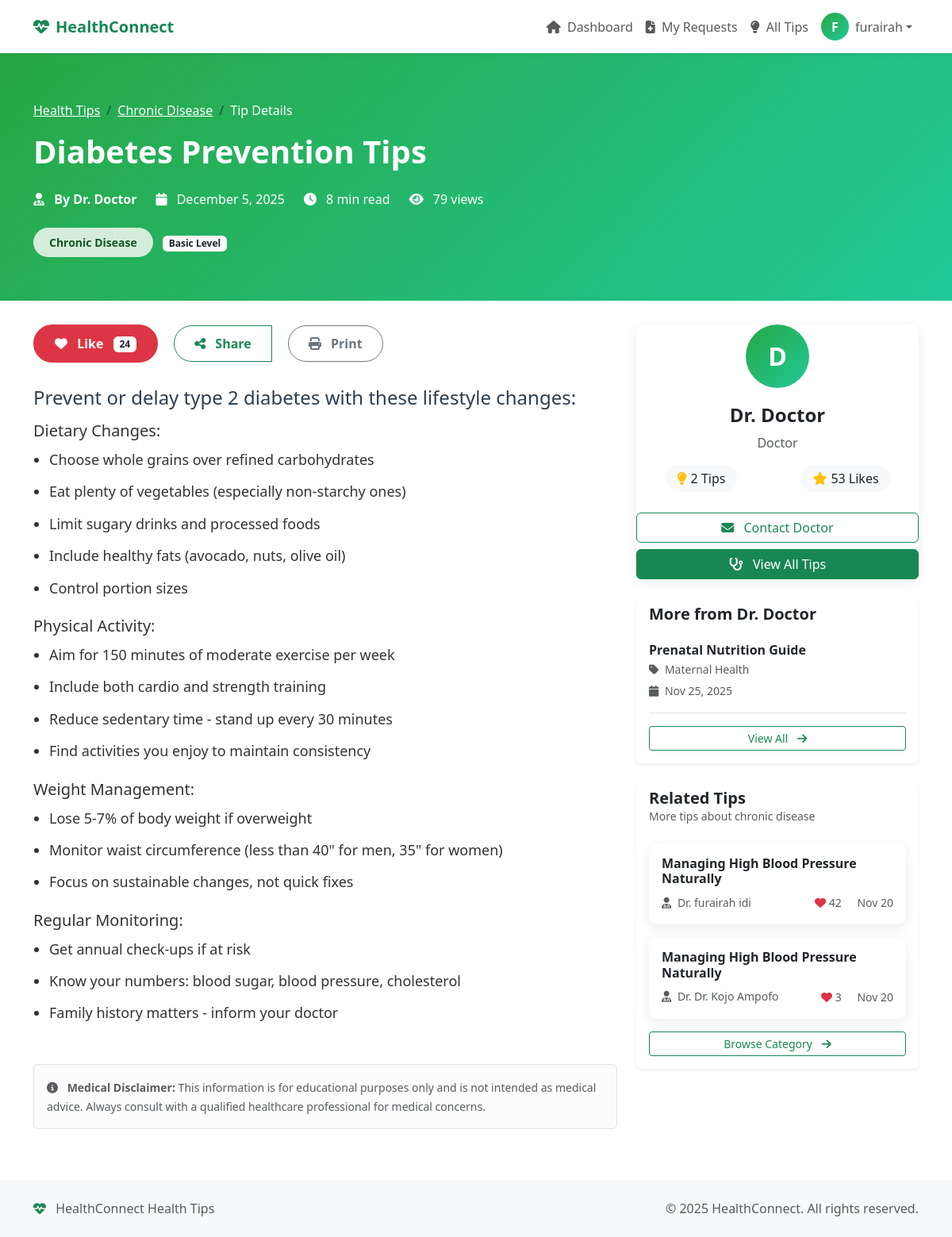
The page /views/auth/view-tip.php?id=10 (signed in) on the database its author committed.
### tables this page shows
CREATE TABLE `hc_health_tips` (
  `tip_id` int(11) NOT NULL,
  `doctor_user_id` int(11) NOT NULL,
  `tip_title` varchar(200) NOT NULL,
  `tip_content` text NOT NULL,
  `total_likes` int(11) DEFAULT 0,
  `tip_date` timestamp NOT NULL DEFAULT current_timestamp(),
  `created_at` timestamp NOT NULL DEFAULT current_timestamp(),
  `last_modified` timestamp NOT NULL DEFAULT current_timestamp() ON UPDATE current_timestamp(),
  `is_published` tinyint(1) DEFAULT 1,
  `category` varchar(50) DEFAULT 'general',
  `is_featured` tinyint(1) DEFAULT 0,
  `created_by_admin_id` int(11) DEFAULT NULL,
  `is_active` tinyint(1) DEFAULT 1,
  `total_views` int(11) DEFAULT 0,
  `difficulty_level` enum('basic','intermediate','advanced') DEFAULT 'basic',
  `reading_time_minutes` int(11) DEFAULT 5
);

CREATE TABLE `hc_users` (
  `user_id` int(11) NOT NULL,
  `full_name` varchar(100) NOT NULL,
  `profession` varchar(100) DEFAULT NULL,
  `email_address` varchar(100) NOT NULL,
  `location` varchar(100) DEFAULT NULL,
  `password_hash` varchar(255) NOT NULL,
  `user_role` enum('patient','volunteer','doctor','admin') NOT NULL,
  `is_approved` tinyint(1) DEFAULT 0,
  `certificate_filename` varchar(255) DEFAULT NULL,
  `date_created` timestamp NOT NULL DEFAULT current_timestamp(),
  `created_at` timestamp NOT NULL DEFAULT current_timestamp(),
  `last_updated` timestamp NOT NULL DEFAULT current_timestamp() ON UPDATE current_timestamp(),
  `is_active` tinyint(1) DEFAULT 1
);

### views/auth/view-tip.php (the view, shortened to what the rows shown need)
<?php
require_once '../../app/config/database.php';
$tip_id = $_GET['id'] ?? 0;
$sql = "SELECT t.*,
               u.full_name as doctor_name,
               u.profession as doctor_profession,
               u.email_address as doctor_email
        FROM hc_health_tips t
        JOIN hc_users u ON t.doctor_user_id = u.user_id
        WHERE t.tip_id = :tip_id AND t.is_published = 1";
$stmt = $pdo->prepare($sql);
$stmt->execute([':tip_id' => $tip_id]);
$tip = $stmt->fetch();
$related_sql = "SELECT t.tip_id, t.tip_title, t.total_likes, t.tip_date,
                       u.full_name as doctor_name
                FROM hc_health_tips t
                JOIN hc_users u ON t.doctor_user_id = u.user_id
                WHERE t.category = :category
                AND t.tip_id != :tip_id
                AND t.is_published = 1
                ORDER BY t.tip_date DESC
                LIMIT 3";
$related_stmt = $pdo->prepare($related_sql);
$related_stmt->execute([
    ':category' => $tip['category'],
    ':tip_id' => $tip_id
]);
$related_tips = $related_stmt->fetchAll();
$doctor_tips_sql = "SELECT t.tip_id, t.tip_title, t.category, t.tip_date
                    FROM hc_health_tips t
                    WHERE t.doctor_user_id = :doctor_id
                    AND t.tip_id != :tip_id
                    AND t.is_published = 1
                    ORDER BY t.tip_date DESC
                    LIMIT 3";
$doctor_tips_stmt = $pdo->prepare($doctor_tips_sql);
$doctor_tips_stmt->execute([
    ':doctor_id' => $tip['doctor_user_id'],
    ':tip_id' => $tip_id
]);
$doctor_other_tips = $doctor_tips_stmt->fetchAll();
?>
<!DOCTYPE html>
<html lang="en">
<head>
    <link href="https://cdn.jsdelivr.net/npm/bootstrap@5.3.2/dist/css/bootstrap.min.css" rel="stylesheet">
    <link rel="stylesheet" href="https://cdnjs.cloudflare.com/ajax/libs/font-awesome/6.4.0/css/all.min.css">
</head>
<body>
    <div class="tip-header">
        <div class="container">
            <div class="row">
                <div class="col-lg-8">
                    <nav aria-label="breadcrumb">
                        <ol class="breadcrumb bg-transparent p-0">
                            <li class="breadcrumb-item"><a href="health-tips.php?category=<?php echo urlencode($tip['category']); ?>" class="text-white"><?php echo ucwords(str_replace('_', ' ', $tip['category'])); ?></a></li>
                        </ol>
                    </nav>
                    <h1 class="fw-bold mb-4"><?php echo htmlspecialchars($tip['tip_title']); ?></h1>
                    <div class="d-flex flex-wrap align-items-center mb-3">
                        <div class="me-4 mb-2">
                            <i class="fas fa-user-md me-2"></i>
                            <strong>By Dr. <?php echo htmlspecialchars($tip['doctor_name']); ?></strong>
                        </div>
                        <div class="me-4 mb-2">
                            <i class="fas fa-calendar me-2"></i>
                            <?php echo date('F j, Y', strtotime($tip['tip_date'])); ?>
                        </div>
                        <?php if ($tip['reading_time_minutes']): ?>
                            <div class="me-4 mb-2">
                                <i class="fas fa-clock me-2"></i>
                                <?php echo $tip['reading_time_minutes']; ?> min read
                            </div>
                        <?php endif; ?>
                        <div class="mb-2">
                            <i class="fas fa-eye me-2"></i>
                            <?php echo $tip['total_views'] + 1; ?> views
                        </div>
                    </div>
                    <?php if ($tip['category']): ?>
                        <span class="category-badge category-<?php echo $tip['category']; ?>">
                            <?php echo ucwords(str_replace('_', ' ', $tip['category'])); ?>
                        </span>
                    <?php endif; ?>
                    <?php if ($tip['difficulty_level']): ?>
                        <span class="badge bg-light text-dark ms-2">
                            <?php echo ucfirst($tip['difficulty_level']); ?> Level
                        </span>
                    <?php endif; ?>
                </div>
            </div>
        </div>
    </div>
    <div class="container">
        <div class="row">
            <div class="col-lg-8">
                <div class="d-flex justify-content-between align-items-center mb-4">
                    <div>
                        <form method="POST" class="d-inline">
                            <button type="submit" class="btn like-btn action-btn <?php echo $tip['total_likes'] > 0 ? 'liked' : ''; ?>">
                                <i class="fas fa-heart me-2"></i>
                                Like <span class="badge bg-white text-dark ms-2"><?php echo $tip['total_likes']; ?></span>
                            </button>
                        </form>
                    </div>
                </div>
                <article class="tip-content mb-5">
                    <?php echo $tip['tip_content']; ?>
                </article>
            </div>
            <div class="col-lg-4">
                <div class="doctor-card mb-4">
                    <div class="card-body text-center">
                        <div class="doctor-avatar">
                            <?php echo strtoupper(substr($tip['doctor_name'], 0, 1)); ?>
                        </div>
                        <h4 class="fw-bold mb-2">Dr. <?php echo htmlspecialchars($tip['doctor_name']); ?></h4>
                        <p class="text-muted mb-3"><?php echo htmlspecialchars($tip['doctor_profession']); ?></p>
                        <div class="row g-2 mb-3">
                            <div class="col-6">
                            </div>
                            <div class="col-6">
                            </div>
                        </div>
                        <?php if (!empty($tip['doctor_email'])): ?>
                            <a href="mailto:<?php echo htmlspecialchars($tip['doctor_email']); ?>" class="btn btn-outline-success w-100 mb-2">
                                <i class="fas fa-envelope me-2"></i> Contact Doctor
                            </a>
                        <?php endif; ?>
                        <a href="health-tips.php?search=<?php echo urlencode($tip['doctor_name']); ?>" class="btn btn-success w-100">
                            <i class="fas fa-stethoscope me-2"></i> View All Tips
                        </a>
                    </div>
                </div>
                <?php if (!empty($doctor_other_tips)): ?>
                    <div class="card border-0 shadow-sm mb-4">
                        <div class="card-header bg-white border-0">
                            <h5 class="fw-bold mb-0">More from Dr. <?php echo htmlspecialchars(explode(' ', $tip['doctor_name'])[0]); ?></h5>
                        </div>
                        <div class="card-body">
                            <?php foreach ($doctor_other_tips as $other_tip): ?>
                                <div class="mb-3 pb-3 border-bottom">
                                    <a href="view-tip.php?id=<?php echo $other_tip['tip_id']; ?>" class="text-decoration-none">
                                        <h6 class="fw-bold text-dark mb-1"><?php echo htmlspecialchars($other_tip['tip_title']); ?></h6>
                                    </a>
                                    <small class="text-muted d-block mb-1">
                                        <i class="fas fa-tag me-1"></i>
                                        <?php echo ucwords(str_replace('_', ' ', $other_tip['category'])); ?>
                                    </small>
                                    <small class="text-muted">
                                        <i class="fas fa-calendar me-1"></i>
                                        <?php echo date('M d, Y', strtotime($other_tip['tip_date'])); ?>
                                    </small>
                                </div>
                            <?php endforeach; ?>
                            <a href="health-tips.php?search=<?php echo urlencode($tip['doctor_name']); ?>" class="btn btn-outline-success btn-sm w-100">
                                View All <i class="fas fa-arrow-right ms-2"></i>
                            </a>
                        </div>
                    </div>
                <?php endif; ?>
                <?php if (!empty($related_tips)): ?>
                    <div class="card border-0 shadow-sm">
                        <div class="card-header bg-white border-0">
                            <h5 class="fw-bold mb-0">Related Tips</h5>
                            <p class="text-muted mb-0 small">More tips about <?php echo str_replace('_', ' ', $tip['category']); ?></p>
                        </div>
                        <div class="card-body">
                            <?php foreach ($related_tips as $related): ?>
                                <div class="related-tip-card mb-3">
                                    <div class="card-body">
                                        <a href="view-tip.php?id=<?php echo $related['tip_id']; ?>" class="text-decoration-none">
                                            <h6 class="fw-bold text-dark mb-2"><?php echo htmlspecialchars($related['tip_title']); ?></h6>
                                        </a>
                                        <div class="d-flex justify-content-between align-items-center">
                                            <small class="text-muted">
                                                <i class="fas fa-user-md me-1"></i>
                                                Dr. <?php echo htmlspecialchars($related['doctor_name']); ?>
                                            </small>
                                            <div>
                                                <small class="text-muted me-3">
                                                    <i class="fas fa-heart text-danger"></i>
                                                    <?php echo $related['total_likes']; ?>
                                                </small>
                                                <small class="text-muted">
                                                    <?php echo date('M d', strtotime($related['tip_date'])); ?>
                                                </small>
                                            </div>
                                        </div>
                                    </div>
                                </div>
                            <?php endforeach; ?>
                            <a href="health-tips.php?category=<?php echo urlencode($tip['category']); ?>" class="btn btn-outline-success btn-sm w-100">
                                Browse Category <i class="fas fa-arrow-right ms-2"></i>
                            </a>
                        </div>
                    </div>
                <?php endif; ?>
            </div>
        </div>
    </div>
</body>
</html>

### rows shown on the page
hc_health_tips: category "Chronic Disease", tip_title "Diabetes Prevention Tips", doctor_user.full_name "Doctor", tip_date "December 5, 2025", reading_time_minutes "8", $tip['total_views'] + 1 "79", difficulty_level "Basic", total_likes "24", tip_content "Prevent or delay type 2 diabetes with these lifestyle changes: Dietary Changes: Choose whole grains over refined carbohydrates Eat plenty of vegetables (especially non-starchy ones) Limit sugary drinks and processed foods Include healthy fats (avocado, nuts, olive oil) Control portion sizes Physical Activity: Aim for 150 minutes of moderate exercise per week Include both cardio and strength training Reduce sedentary time - stand up every 30 minutes Find activities you enjoy to maintain consistency Weight Management: Lose 5-7% of body weight if overweight Monitor waist circumference (less than 40\" for men, 35\" for women) Focus on sustainable changes, not quick fixes Regular Monitoring: Get…", doctor_user.full_name "D", doctor_user.profession "Doctor", category "chronic disease"
hc_health_tips: tip_title "Prenatal Nutrition Guide", category "Maternal Health", tip_date "Nov 25, 2025"
hc_health_tips: tip_title "Managing High Blood Pressure Naturally", doctor_user.full_name "furairah idi", total_likes "42", tip_date "Nov 20"
hc_health_tips: tip_title "Managing High Blood Pressure Naturally", doctor_user.full_name "Dr. Kojo Ampofo", total_likes "3", tip_date "Nov 20"

### other values the page prints
substr($user_name, 0, 1) "F"
explode(' ', $user_name)[0] "furairah"
$doctor_tips_count "2"
$doctor_likes "53"
